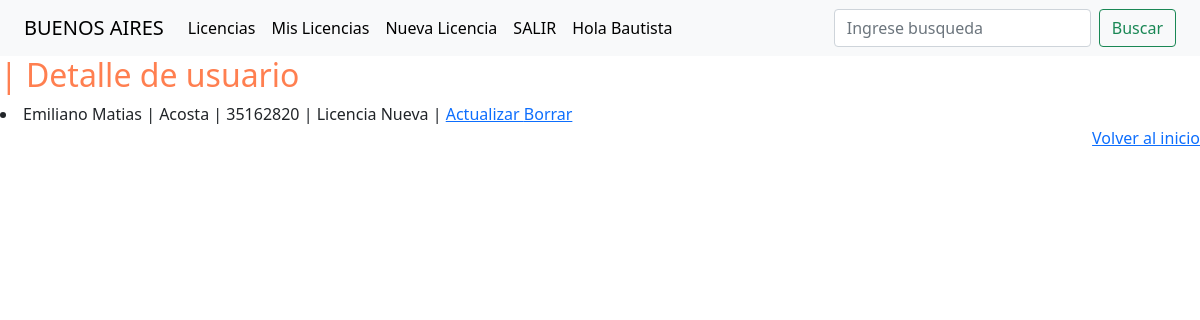
/licencia/detalle/1 (signed in), run on the app's committed database.
### Licencia/models.py (models this page shows, shortened)
class Licencias(models.Model):                                                                           # Heredamos propiedades del model
    nombre = models.CharField(max_length=100)
    apellido =  models.CharField(max_length=100)
    documento =  models.CharField(max_length=100)
    motivo =  models.CharField(max_length=100, choices=MOTIVO, default= MOTIVO_NUEVO)
    foto = models.ImageField(null=True, blank=True , upload_to='mi_licencia')
    id_usuario = models.ForeignKey(to=User, on_delete=models.CASCADE, related_name='id_usuario')

### Licencia/views.py (the view)
# urls.py: path('licencia/detalle/<pk>', LicenciasDetail.as_view(), name='licencia-detalle'),
class LicenciasDetail(LoginRequiredMixin, DetailView):
    model = Licencias
    context_object_name = 'usuario'

### Licencia/templates/Licencia/licencias_detail.html
{% extends 'Licencia/indice.html' %}
{% load static %}
{% block central %}
    <h2 style="color: coral;">| Detalle de usuario  </h2>
    <div>
        <li>
        {{usuario.nombre}}  |  {{usuario.apellido}}  |  {{usuario.documento}}  |  {{usuario.motivo}}  |
        <a href="{% url 'licencia-actualizar' usuario.id %}">Actualizar </a>
        <a href="{% url 'licencia-borrar' usuario.id %}">Borrar</a>
        </li>
    </div>
{% endblock %}

### Licencia/templates/Licencia/indice.html (shortened to what this page needs)
<!DOCTYPE html>
<html lang="en">
    {% load static %}
<head>
    <link href="https://cdn.jsdelivr.net/npm/bootstrap@5.3.0-alpha3/dist/css/bootstrap.min.css" rel="stylesheet">
    <link href="https://cdn.jsdelivr.net/npm/bootstrap@5.0.0-beta1/dist/css/bootstrap.min.css" rel="stylesheet">
    <nav class="navbar navbar-expand-lg bg-body-tertiary" >
        <div class="container-fluid">
            <a class="navbar-brand" href="{% url 'indice' %}">BUENOS AIRES </a>
          <div class="collapse navbar-collapse" id="navbarSupportedContent">
                <ul class="navbar-nav me-auto mb-2 mb-lg-0">
                    {% if user.is_authenticated %}
                        <li class="nav-item">
                            <a class="nav-link active" aria-current="page" href="{% url 'licencia-lista' %}">Licencias</a>
                        </li>
                        <li class="nav-item">
                            <a class="nav-link active" aria-current="page" href="{% url 'licencia-mine' %}">Mis Licencias</a>
                        </li>
                        <li class="nav-item">
                            <a class="nav-link active" href='{% url 'licencia-crear' %}'>Nueva Licencia</a>
                        </li>
                        <li class="nav-item">
                            <a class="nav-link active" href='{% url 'logout' %}'>SALIR</a>
                        </li>
                        <li class="nav-item">
                            <a class="nav-link active" href='{% url 'indice' %}'>Hola {{user.username}}</a>
                        </li>
                    {% endif %}
                </ul>
                {% if user.is_authenticated %}
                    <form action="{% url 'licencia-buscar' %}" class="d-flex" role="search">
                        <input class="form-control me-2" name="criterio"  type="search" placeholder="Ingrese busqueda" aria-label="Search">
                        <button class="btn btn-outline-success" type="submit">Buscar</button>
                    </form>
                {% endif %}
            </div>
        </div>
    </nav>
</head>
</html>
<body>
    {% block central %}{% endblock %}
    <footer>
        <div style="text-align: right;" >
            <a href="{% url 'indice' %}">Volver al inicio</a>
        </div>
    </footer>
</body>
</html>

### data on the page
Licencias: nombre "Emiliano Matias", apellido "Acosta", documento "35162820", motivo "Licencia Nueva"

### other printed values
{{ user.username }} "Bautista"
